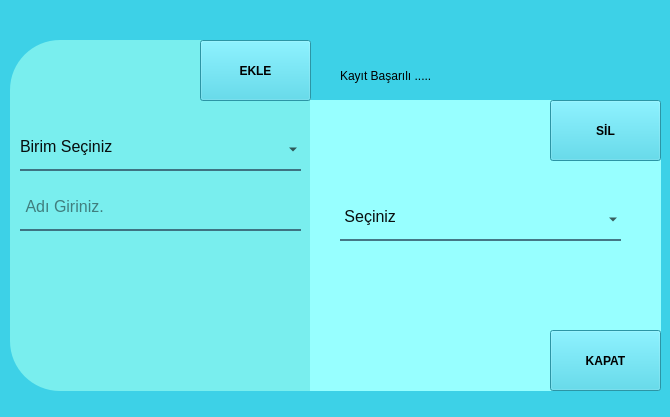
<?xml version="1.0" encoding="UTF-8"?>
<ui version="4.0">
 <class>Form</class>
 <widget class="QWidget" name="Form">
  <property name="geometry">
   <rect>
    <x>0</x>
    <y>0</y>
    <width>670</width>
    <height>417</height>
   </rect>
  </property>
  <property name="windowTitle">
   <string>TANIMLAMA</string>
  </property>
  <property name="windowIcon">
   <iconset>
    <normaloff>:/self/Stok/warehouse (1).png</normaloff>:/self/Stok/warehouse (1).png</iconset>
  </property>
  <property name="styleSheet">
   <string notr="true">background-color:rgba(0, 0, 0, 80);</string>
  </property>
  <widget class="QWidget" name="widget" native="true">
   <property name="geometry">
    <rect>
     <x>0</x>
     <y>-20</y>
     <width>831</width>
     <height>481</height>
    </rect>
   </property>
   <property name="styleSheet">
    <string notr="true"> background-color: #3DD1E7;</string>
   </property>
   <widget class="QLabel" name="label_3">
    <property name="geometry">
     <rect>
      <x>10</x>
      <y>60</y>
      <width>301</width>
      <height>351</height>
     </rect>
    </property>
    <property name="styleSheet">
     <string notr="true">
background-color: rgb(121, 238, 238);
border-top-right-radius: 50px;
border-top-left-radius: 50px;
border-bottom-left-radius: 50px;</string>
    </property>
    <property name="text">
     <string/>
    </property>
   </widget>
   <widget class="QLabel" name="label_4">
    <property name="geometry">
     <rect>
      <x>310</x>
      <y>120</y>
      <width>351</width>
      <height>291</height>
     </rect>
    </property>
    <property name="styleSheet">
     <string notr="true">background-color: rgb(151, 255, 255);
border-bottom-right-radius: 50px;
border-top-right-radius: 50px;</string>
    </property>
    <property name="text">
     <string/>
    </property>
   </widget>
   <widget class="QComboBox" name="comboBox">
    <property name="geometry">
     <rect>
      <x>20</x>
      <y>150</y>
      <width>281</width>
      <height>41</height>
     </rect>
    </property>
    <property name="font">
     <font>
      <pointsize>12</pointsize>
     </font>
    </property>
    <property name="styleSheet">
     <string notr="true">background-color:rgba(0, 0, 0, 0);
border:none;
border-bottom:2px solid rgba(46, 82, 101, 200);
color:rgba(0, 0, 0, 240);
padding-bottom:7px;</string>
    </property>
    <item>
     <property name="text">
      <string>Birim Seçiniz</string>
     </property>
    </item>
   </widget>
   <widget class="QLineEdit" name="lineEdit_4">
    <property name="geometry">
     <rect>
      <x>20</x>
      <y>210</y>
      <width>281</width>
      <height>41</height>
     </rect>
    </property>
    <property name="font">
     <font>
      <pointsize>12</pointsize>
     </font>
    </property>
    <property name="styleSheet">
     <string notr="true">background-color:rgba(0, 0, 0, 0);
border:none;
border-bottom:2px solid rgba(46, 82, 101, 200);
color:rgba(0, 0, 0, 240);
padding-bottom:7px;</string>
    </property>
    <property name="placeholderText">
     <string> Adı Giriniz.</string>
    </property>
   </widget>
   <widget class="QPushButton" name="pushButton_8">
    <property name="geometry">
     <rect>
      <x>200</x>
      <y>60</y>
      <width>111</width>
      <height>61</height>
     </rect>
    </property>
    <property name="font">
     <font>
      <pointsize>9</pointsize>
      <weight>75</weight>
      <bold>true</bold>
     </font>
    </property>
    <property name="styleSheet">
     <string notr="true">QPushButton{
	background-color: qlineargradient(spread:pad, x1:0, y1:0.505682, x2:1, y2:0.477, stop:0 rgba(11, 131, 120, 219), stop:1 rgba(85, 98, 112, 226));
	color:rgba(255, 255, 255, 210);
	border-top-right-radius: 50px;
}

QPushButton:hover{
	background-color: qlineargradient(spread:pad, x1:0, y1:0.505682, x2:1, y2:0.477, stop:0 rgba(150, 123, 111, 219), stop:1 rgba(85, 81, 84, 226));
}

QPushButton:pressed{
	padding-left:5px;
	padding-top:5px;
	background-color:rgba(150, 123, 111, 255);
}



border-left-radius: 25px;</string>
    </property>
    <property name="text">
     <string>EKLE</string>
    </property>
    <property name="icon">
     <iconset>
      <normaloff>:/self/Stok/in-stock (1).png</normaloff>:/self/Stok/in-stock (1).png</iconset>
    </property>
    <property name="iconSize">
     <size>
      <width>25</width>
      <height>25</height>
     </size>
    </property>
   </widget>
   <widget class="QPushButton" name="pushButton_9">
    <property name="geometry">
     <rect>
      <x>550</x>
      <y>120</y>
      <width>111</width>
      <height>61</height>
     </rect>
    </property>
    <property name="font">
     <font>
      <pointsize>9</pointsize>
      <weight>75</weight>
      <bold>true</bold>
     </font>
    </property>
    <property name="styleSheet">
     <string notr="true">QPushButton{
	background-color: qlineargradient(spread:pad, x1:0, y1:0.505682, x2:1, y2:0.477, stop:0 rgba(11, 131, 120, 219), stop:1 rgba(85, 98, 112, 226));
	color:rgba(255, 255, 255, 210);
	border-top-right-radius: 50px;
}

QPushButton:hover{
	background-color: qlineargradient(spread:pad, x1:0, y1:0.505682, x2:1, y2:0.477, stop:0 rgba(150, 123, 111, 219), stop:1 rgba(85, 81, 84, 226));
}

QPushButton:pressed{
	padding-left:5px;
	padding-top:5px;
	background-color:rgba(150, 123, 111, 255);
}



border-left-radius: 25px;</string>
    </property>
    <property name="text">
     <string>SİL</string>
    </property>
    <property name="icon">
     <iconset>
      <normaloff>:/newPrefix/Stok/trash.png</normaloff>:/newPrefix/Stok/trash.png</iconset>
    </property>
    <property name="iconSize">
     <size>
      <width>25</width>
      <height>25</height>
     </size>
    </property>
   </widget>
   <widget class="QComboBox" name="comboBox_2">
    <property name="geometry">
     <rect>
      <x>340</x>
      <y>220</y>
      <width>281</width>
      <height>41</height>
     </rect>
    </property>
    <property name="font">
     <font>
      <pointsize>12</pointsize>
     </font>
    </property>
    <property name="styleSheet">
     <string notr="true">background-color:rgba(0, 0, 0, 0);
border:none;
border-bottom:2px solid rgba(46, 82, 101, 200);
color:rgba(0, 0, 0, 240);
padding-bottom:7px;</string>
    </property>
    <item>
     <property name="text">
      <string> Seçiniz</string>
     </property>
    </item>
   </widget>
   <widget class="QPushButton" name="pushButton_10">
    <property name="geometry">
     <rect>
      <x>550</x>
      <y>350</y>
      <width>111</width>
      <height>61</height>
     </rect>
    </property>
    <property name="font">
     <font>
      <pointsize>9</pointsize>
      <weight>75</weight>
      <bold>true</bold>
     </font>
    </property>
    <property name="styleSheet">
     <string notr="true">QPushButton{
	background-color: qlineargradient(spread:pad, x1:0, y1:0.505682, x2:1, y2:0.477, stop:0 rgba(11, 131, 120, 219), stop:1 rgba(85, 98, 112, 226));
	color:rgba(255, 255, 255, 210);
	border-BOTTOM-right-radius: 50px;
}

QPushButton:hover{
	background-color: qlineargradient(spread:pad, x1:0, y1:0.505682, x2:1, y2:0.477, stop:0 rgba(150, 123, 111, 219), stop:1 rgba(85, 81, 84, 226));
}

QPushButton:pressed{
	padding-left:5px;
	padding-top:5px;
	background-color:rgba(150, 123, 111, 255);
}



border-left-radius: 25px;</string>
    </property>
    <property name="text">
     <string>KAPAT</string>
    </property>
    <property name="icon">
     <iconset>
      <normaloff>:/self/Stok/exit.png</normaloff>:/self/Stok/exit.png</iconset>
    </property>
    <property name="iconSize">
     <size>
      <width>25</width>
      <height>25</height>
     </size>
    </property>
   </widget>
   <widget class="QLabel" name="label">
    <property name="geometry">
     <rect>
      <x>340</x>
      <y>80</y>
      <width>121</width>
      <height>31</height>
     </rect>
    </property>
    <property name="text">
     <string>Kayıt Başarılı .....</string>
    </property>
   </widget>
  </widget>
 </widget>
 <resources>
  <include location="resim_ana.qrc"/>
 </resources>
 <connections/>
</ui>
